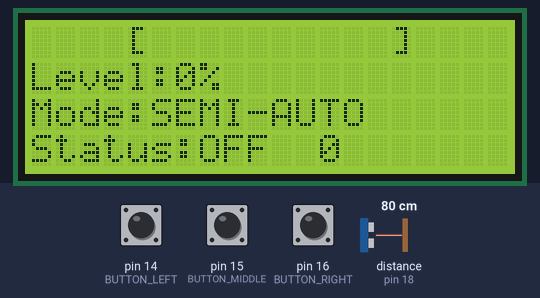
Simulated run of this sketch. Board: Arduino Uno, built with avr-gcc and run on an emulated ATmega328P. On the bench: 20×4 character LCD. Wiring (inferred from the names in the program): ultrasonic range finder: trigger pin 19; echo pin 18. The inputs (shaded band) are chosen by the test bench; at power-on: pin 15 (BUTTON_MIDDLE) HIGH, pin 16 (BUTTON_RIGHT) HIGH, distance to the obstacle (sensor on pin 18) 80 cm, pin 14 (BUTTON_LEFT) HIGH. The echo pulse lasts 58.3 µs per cm.

Above: at 4.3 s.
4.4 s: pin 15 (BUTTON_MIDDLE) pulled LOW for 1 s
At 4.87 s:
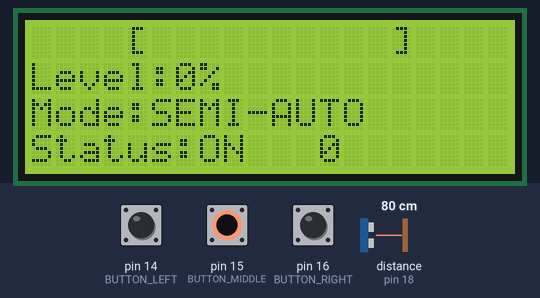
7.2 s: pin 16 (BUTTON_RIGHT) pulled LOW for 1 s
At 9.7 s:
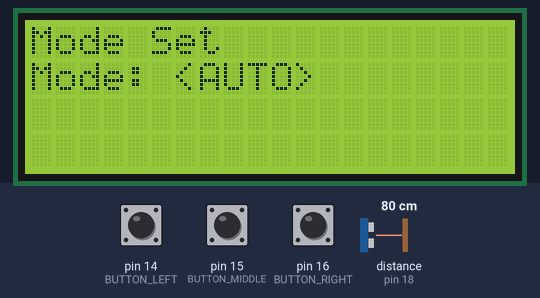
10.0 s: pin 15 (BUTTON_MIDDLE) pulled LOW for 0.15 s
At 11.0 s:
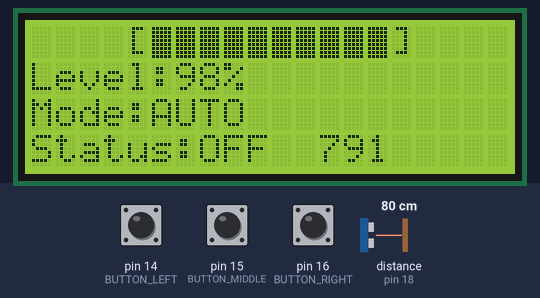
13.1 s: pin 15 (BUTTON_MIDDLE) pulled LOW for 0.15 s
At 14.4 s:
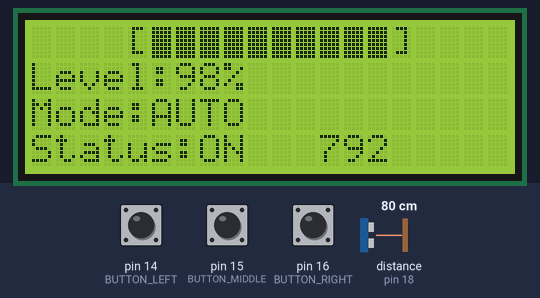
17.7 s: distance to the obstacle (sensor on pin 18) set to 60 cm
At 20.3 s:
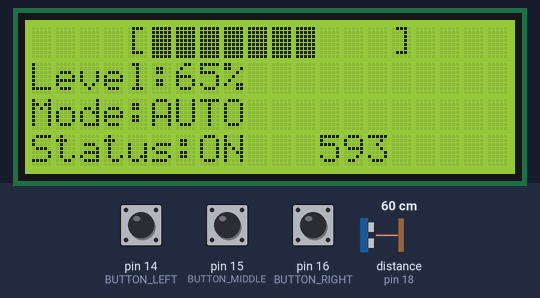
Timing chart, 0 to 21.7 s (numbered marks = the images above; inputs shaded):
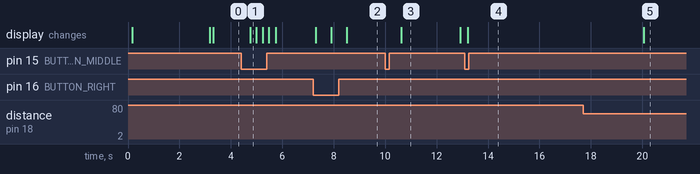

Measured:
- after the input at 4.4 s, the display: changes after 0.36 s (image 1)
- after the input at 7.2 s, the display: first changes after 0.11 s (image 2 shows a later state)
- after the input at 10.0 s, the display: first changes after 0.63 s (image 3 shows a later state)
- after the input at 13.1 s, the display: changes after 0.11 s (image 4)
- after the input at 17.7 s, the display: changes after 2.4 s (image 5)

The sketch:

pump_master.ino
```cpp
#include <LiquidCrystal.h>

//#include <SPI.h>
//#include <Adafruit_GFX.h>
//#include <Adafruit_PCD8544.h>

/*
 * PUMP MASTER test board v1.1
 */

// Adafruit_PCD8544 display = Adafruit_PCD8544(5, 4, 3);

const int rs = 7, en = 8, d4 = 9, d5 = 10, d6 = 11, d7 = 12, bk = 13;
LiquidCrystal lcd(rs, en, d4, d5, d6, d7);

#define trig 19
#define echo 18
#define MAX_DURATION 235293L
#define BUTTON_LEFT    14
#define BUTTON_MIDDLE  15
#define BUTTON_RIGHT   16
#define BUZZER         2
#define PUMP           4

#define LEFT           0x01
#define OK             0x02
#define  RIGHT          0x03
#define LEFT_LONG       0x04
#define OK_LONG         0x05
#define RIGHT_LONG      0x06

#define MANUAL      0x00
#define SEMI_AUTO   0x01
#define TIMED       0x02
#define AUTO        0x03


char text[16];
uint16_t distance, level, referenceDistance = 1400;
uint8_t mode = SEMI_AUTO;
bool pumpStatus = false, hold = false;

//===================================================================================================================================
uint8_t buttonScan()
{
  static uint32_t button_Timer;

//  if (BUTTON_LEFT == 0)
//  {
//    button_Timer = millis() + 3000;
//    delay(100);
//    while (BUTTON_LEFT == 0)
//    {
//      if (millis() > button_Timer)
//      {
//        if (hold == false)
//        {
//          hold = true;
//          return LEFT_LONG;
//        }else
//        {
//          return 0x00;
//        }
//
//      }
//    }
//    hold = false;
//    return  LEFT;
//  }else if (BUTTON_MIDDLE == 0)
//  {
//    button_Timer = millis() + 3000;
//    delay(100);
//    while (BUTTON_MIDDLE == 0)
//    {
//      if (millis() > button_Timer)
//      {
//        if (hold == false)
//        {
//          hold = true;
//          return OK_LONG;
//        }else
//        {
//          return 0x00;
//        }
//
//      }
//    }
//    hold = false;
//    return OK;
//  }else if (BUTTON_RIGHT == 0)
//  {
//    button_Timer = millis() + 3000;
//    delay(100);
//    while (BUTTON_RIGHT == 0)
//    {
//      if (millis() > button_Timer)
//      {
//        if (hold == false)
//        {
//          hold = true;
//          return RIGHT_LONG;
//        }else
//        {
//          return 0x00;
//        }
//
//      }
//    }
//    hold = false;
//    return RIGHT;
//  }

  if (digitalRead(BUTTON_LEFT) == LOW)
  {
    delay(100);
    if (digitalRead(BUTTON_LEFT) == LOW)
    {
      return LEFT;
    }
  }else if (digitalRead(BUTTON_MIDDLE) == LOW)
  {
    delay(100);
    if (digitalRead(BUTTON_MIDDLE) == LOW)
    {
      return OK;
    }
  }else if (digitalRead(BUTTON_RIGHT) == LOW)
  {
    delay(100);
    if (digitalRead(BUTTON_RIGHT) == LOW)
    {
      return RIGHT;
    }
  }else
  {
    return 0;
  }
}
//--------------------------------------------------------------------------------------------------

uint16_t getDistance()
{
  uint32_t duration = 0, distance = 0;
  uint16_t i = 0;

  while (i < 2)
  {
    digitalWrite(trig, HIGH);
    delayMicroseconds(10);
    digitalWrite(trig,LOW);
    duration = pulseIn(echo, HIGH);

    if (duration > MAX_DURATION)
    {
      distance = 0xffff;
      i = 1;
      break;
    }else
    {
      distance += (duration * 0.34) / 2;
    }
    i++;
    delay(60);
  }

  return ((distance / i) & 0xffff);
}
//--------------------------------------------------------------------------------------------------
void configurationMode()
{


}
//--------------------------------------------------------------------------------------------------
void getWaterLevel()
{
  static uint32_t getWaterLevel_Timer = 0;
  static uint8_t samples = 0;
  static uint32_t sum = 0;

  if (getWaterLevel_Timer < millis())
  {

    if (samples == 16)
    {
      getWaterLevel_Timer = millis() + 5000;
      distance = sum / samples;
      if (distance > 100)
      {
        level = 100 - (((distance - 100) * 100) / referenceDistance);
      }else
      {
        level = 100;
      }

      samples = 0; sum = 0;
      return;
    }

    sum += getDistance();
    samples++;

  }
}
//--------------------------------------------------------------------------------------------------
void updateLCD()
{
  lcd.setCursor(5,0);
  for (int i = 0; i < 10; i++)
  {
    if (level > (i*10))
    {
      lcd.write(0xFF);
    }else
    {
      lcd.print(" ");
    }
  }

  lcd.setCursor(6,1); lcd.print(level); lcd.print("%   ");
  lcd.setCursor(5,2);

  if (mode == AUTO)
  {
    lcd.print("AUTO      ");
  }else if (mode == SEMI_AUTO)
  {
    lcd.print("SEMI-AUTO ");
  }else if (mode == TIMED)
  {
    lcd.print("TIMED     ");
  }else if (mode == MANUAL)
  {
    lcd.print("MANUAL    ");
  }

  lcd.setCursor(7,3);
  if (pumpStatus) lcd.print("ON ");
  else lcd.print("OFF");

  lcd.setCursor(12,3);lcd.print(distance);
  lcd.print("   ");

}
//--------------------------------------------------------------------------------------------
void modeSet()
{
  uint8_t key = 0;
  lcd.clear();
  lcd.setCursor(0,0); lcd.print("Mode Set");
  lcd.setCursor(0,1); lcd.print("Mode:");

  while (key != OK)
  {
    lcd.setCursor(6,1);
    if (mode == AUTO)
    {
      lcd.print("<AUTO>     ");
    }else if (mode == SEMI_AUTO)
    {
      lcd.print("<SEMI-AUTO>");
    }else if (mode == TIMED)
    {
      lcd.print("<TIMED>    ");
    }else if (mode == MANUAL)
    {
      lcd.print("<MANUAL>   ");
    }

    key = buttonScan();

    if (key == RIGHT)
    {
      if (mode < 0x03) mode++;
    }else if (key == LEFT)
    {
      if (mode > 0x00) mode--;
    }

    delay(500);

  }

  homeScreen();
}
//--------------------------------------------------------------------------------------------
void homeScreen()
{
//  uint8_t xPMargin = 10, yPMargin = 3;
//  display.clearDisplay();
//
//  //Tank Icon Outline
//  display.drawRoundRect(xPMargin,yPMargin+4,30,38,2, 0xffff);
//  display.fillRect(xPMargin+11, yPMargin, 8, 4, 0xffff);
  lcd.clear();
  lcd.setCursor(0,0); lcd.print("    [          ]    ");
  lcd.setCursor(0,1); lcd.print("Level:");
  lcd.setCursor(0,2); lcd.print("Mode:");
  lcd.setCursor(0,3); lcd.print("Status:");
}

//##################################################################################################################
void setup()
{

//  display.begin();
//  display.setContrast(50);
//  display.display(); // show splashscreen
//  delay(2000);
//  display.clearDisplay();   // clears the screen and buffer

  lcd.begin(20,4);

  pinMode(trig, OUTPUT);
  digitalWrite(trig,LOW);
  pinMode(echo,INPUT);
  pinMode(BUTTON_LEFT,INPUT_PULLUP);
  pinMode(BUTTON_MIDDLE,INPUT_PULLUP);
  pinMode(BUTTON_RIGHT, INPUT_PULLUP);
  delay(100);
  lcd.print("Starting...");
  delay(3000);
  homeScreen();
}
//----------------------------------------------------------------------------------------------------------------------------
void loop()
{
  uint8_t key = 0;

  getWaterLevel();
  updateLCD();
  key = buttonScan();

  if (key == OK)
  {
    pumpStatus = !(pumpStatus);
    digitalWrite(PUMP,pumpStatus);
  }else if (key == RIGHT)
  {
    modeSet();
  }

  key = 0;


}
```
